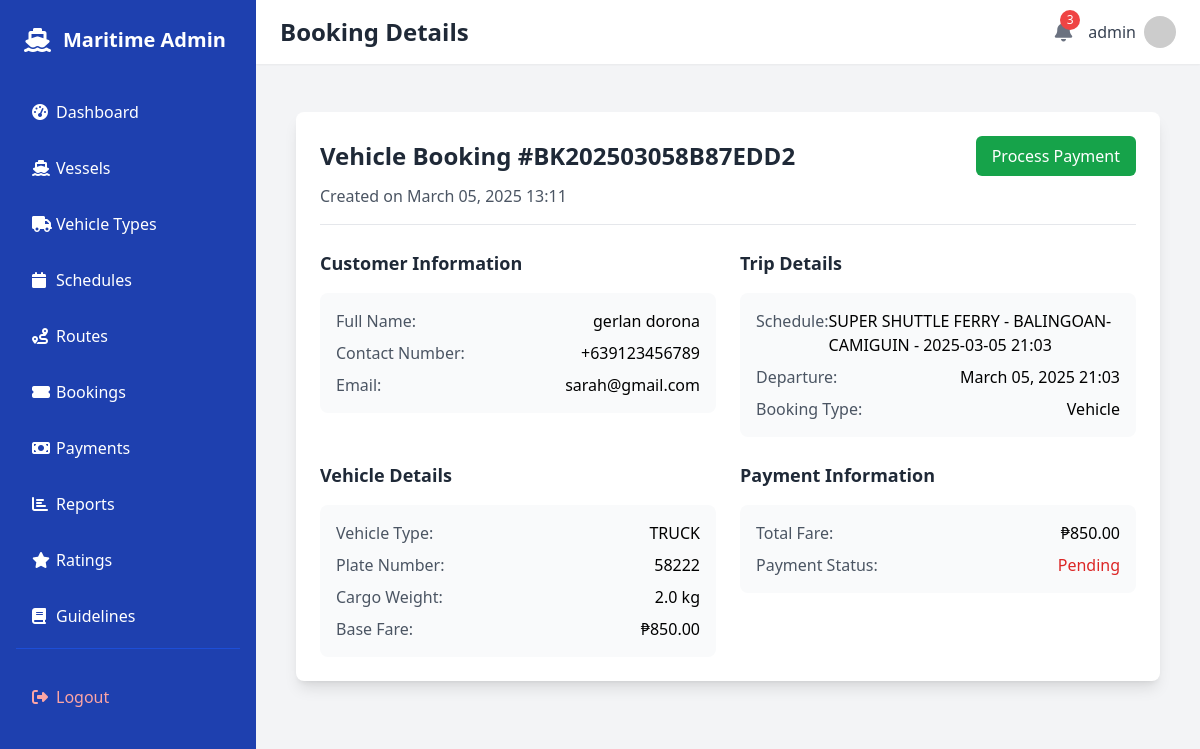
The page /dashboard/bookings/11/view/ (signed in) on the database as committed earlier.
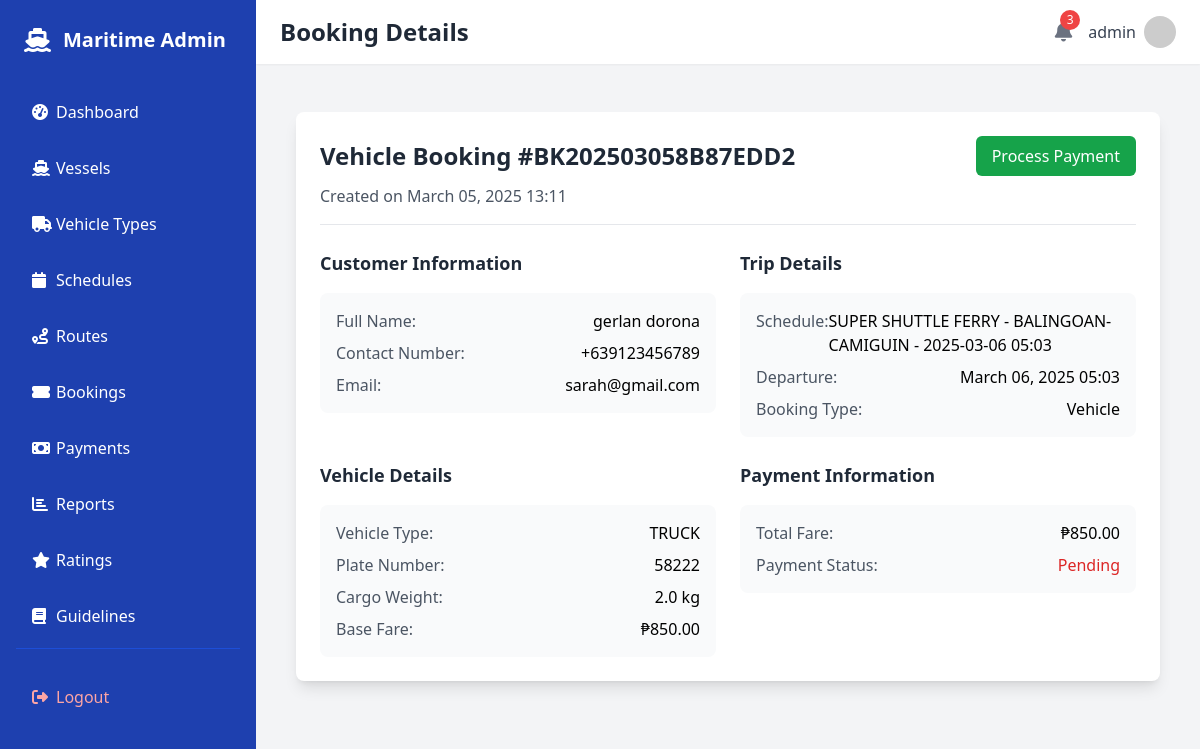
The same page on the database as committed later.
### trip/models.py (models this page shows, shortened)
class Booking(models.Model):
    STATUS_CHOICES = [
        ('pending', 'Pending'),
        ('confirmed', 'Confirmed'),
        ('cancelled', 'Cancelled'),
        ('completed', 'Completed')
    ]
    booking_reference = models.CharField(max_length=10, unique=True)
    BOOKING_TYPE_CHOICES = [
        ('passenger', 'Passenger'),
        ('vehicle', 'Vehicle'),
    ]
    booking_type = models.CharField(
        max_length=10,
        choices=BOOKING_TYPE_CHOICES,
        default='passenger'
    )
    full_name = models.CharField(max_length=200)
    contact_number = models.CharField(max_length=15)
    email = models.EmailField()
    schedule = models.ForeignKey(Schedule, on_delete=models.CASCADE)
    is_paid = models.BooleanField(default=False)
    booking_reference = models.CharField(max_length=20, unique=True, blank=True)
    qr_code = models.ImageField(upload_to='qr_codes/', blank=True, null=True)
    created_at = models.DateTimeField(auto_now_add=True)
    number_of_passengers = models.PositiveIntegerField(
        default=1,
        validators=[MinValueValidator(1)]
    )
    vehicle_type = models.ForeignKey(
        VehicleType,
        on_delete=models.SET_NULL,
        null=True,
        blank=True
    )
    plate_number = models.CharField(
        max_length=20,
        blank=True,
        null=True
    )
    occupant_count = models.PositiveIntegerField(
        default=1,
        validators=[MinValueValidator(1)]
    )
    cargo_weight = models.FloatField(
        default=0.0,
        help_text="Total cargo weight in metric tons."
    )
    adult_passengers = models.PositiveIntegerField(
        default=0,
        validators=[MinValueValidator(0)]
    )
    child_passengers = models.PositiveIntegerField(
        default=0,
        validators=[MinValueValidator(0)]
    )
    adult_fare_rate = models.DecimalField(
        max_digits=10,
        decimal_places=2,
        validators=[MinValueValidator(0)]
    )
    child_fare_rate = models.DecimalField(
        max_digits=10,
        decimal_places=2,
        validators=[MinValueValidator(0)]
    )
    total_fare = models.DecimalField(
        max_digits=10,
        decimal_places=2,
        validators=[MinValueValidator(0)]
    )

class Schedule(models.Model):
    vessel = models.ForeignKey(Vessel, on_delete=models.CASCADE)
    route = models.ForeignKey(Route, on_delete=models.CASCADE)
    departure_datetime = models.DateTimeField()
    arrival_datetime = models.DateTimeField()
    available_seats = models.PositiveIntegerField()
    available_cargo_space = models.FloatField()
    adult_fare = models.DecimalField(
        max_digits=10,
        decimal_places=2,
        validators=[MinValueValidator(0)],
        help_text="Adult passenger fare rate"
    )
    child_fare = models.DecimalField(
        max_digits=10,
        decimal_places=2,
        validators=[MinValueValidator(0)],
        help_text="Child passenger fare rate (ages 3-11)"
    )
    STATUS_CHOICES = [
        ('scheduled', 'Scheduled'),
        ('in_progress', 'In Progress'),
        ('completed', 'Completed'),
        ('canceled', 'Canceled'),
    ]
    status = models.CharField(max_length=20, choices=STATUS_CHOICES, default='scheduled')
    notes = models.TextField(blank=True, null=True)
    def __str__(self):
        return f"{self.vessel.name} - {self.route.name} - {self.departure_datetime.strftime('%Y-%m-%d %H:%M')}"

class Vessel(models.Model):
    name = models.CharField(max_length=100)
    capacity_passengers = models.PositiveIntegerField()
    capacity_cargo = models.FloatField(help_text="Capacity in metric tons")
    active = models.BooleanField(default=True)

class Route(models.Model):
    name = models.CharField(max_length=100)
    origin = models.CharField(max_length=100)
    destination = models.CharField(max_length=100)
    distance = models.FloatField(
        help_text="Distance in nautical miles",
        validators=[MinValueValidator(0.1)]
    )
    estimated_duration = models.DurationField(
        help_text="Estimated travel duration (HH:MM:SS)"
    )
    active = models.BooleanField(default=True)
    description = models.TextField(blank=True, null=True)
    created_by = models.ForeignKey(
        'auth.User',
        on_delete=models.SET_NULL,
        null=True,
        blank=True,
        related_name='created_routes'
    )

class VehicleType(models.Model):
    name = models.CharField(max_length=50)
    max_occupants = models.PositiveIntegerField(
        default=1,
        help_text="Maximum number of people allowed (including driver)."
    )
    max_cargo_weight = models.FloatField(
        default=0.0,
        help_text="Max cargo weight in metric tons."
    )
    base_fare = models.DecimalField(max_digits=10, decimal_places=2, default=0.00)

### trip/views.py (the view)
# urls.py: path('dashboard/bookings/<int:pk>/view/', views.booking_view, name='booking_view'),
@login_required
@staff_member_required
def booking_view(request, pk):
    booking = get_object_or_404(Booking, pk=pk)
    if booking.booking_type == 'vehicle':
        total_fare = booking.vehicle_type.base_fare if booking.vehicle_type else 0
    else:
        total_fare = (
            booking.adult_passengers * booking.schedule.adult_fare +
            booking.child_passengers * booking.schedule.child_fare
        )
    context = {
        'booking': booking,
        'active_tab': 'bookings',
        'total_fare': total_fare,
        'payment': booking.payment_set.first(),
    }
    return render(request, 'dashboard/booking_view.html', context)

### trip/views.py (called while the page is built)
def get_notification_context(request):
    if request.user.is_authenticated:
        pending_payments_count = Booking.objects.filter(is_paid=False).count()
        return {
            'pending_payments_count': pending_payments_count
        }
    return {'pending_payments_count': 0}

### templates/dashboard/booking_view.html (shortened to what the changed rows need)
{% extends 'dashboard/base.html' %}
{% block header %}Booking Details{% endblock %}
{% block content %}
<div class="container mx-auto px-4 py-6">
    <div class="bg-white rounded-lg shadow-lg p-6">
        <div class="border-b pb-4 mb-6">
            <div class="flex justify-between items-center">
                <h2 class="text-2xl font-bold text-gray-800">
                    {% if booking.booking_type == 'vehicle' %}
                        Vehicle Booking #{{ booking.booking_reference }}
                    {% else %}
                        Booking #{{ booking.booking_reference }}
                    {% endif %}
                </h2>
                <div class="flex space-x-2">
                    {% if not booking.is_paid %}
                    <a href="{% url 'payments' %}"
                        class="px-4 py-2 bg-green-600 text-white rounded-md hover:bg-green-700">
                    </a>
                    {% endif %}
                </div>
            </div>
            <p class="text-gray-600 mt-2">Created on {{ booking.created_at|date:"F d, Y H:i" }}</p>
        </div>
        <div class="grid grid-cols-1 md:grid-cols-2 gap-6">
            <div class="space-y-4">
                <div class="bg-gray-50 p-4 rounded-lg">
                    <dl class="space-y-2">
                        <div class="flex justify-between">
                            <dt class="text-gray-600">Full Name:</dt>
                            <dd class="font-medium">{{ booking.full_name }}</dd>
                        </div>
                        <div class="flex justify-between">
                            <dt class="text-gray-600">Contact Number:</dt>
                            <dd class="font-medium">{{ booking.contact_number }}</dd>
                        </div>
                        <div class="flex justify-between">
                            <dt class="text-gray-600">Email:</dt>
                            <dd class="font-medium">{{ booking.email }}</dd>
                        </div>
                    </dl>
                </div>
            </div>
            <div class="space-y-4">
                <div class="bg-gray-50 p-4 rounded-lg">
                    <dl class="space-y-2">
                        <div class="flex justify-between">
                            <dt class="text-gray-600">Schedule:</dt>
                            <dd class="font-medium">{{ booking.schedule }}</dd>
                        </div>
                        <div class="flex justify-between">
                            <dt class="text-gray-600">Departure:</dt>
                            <dd class="font-medium">{{ booking.schedule.departure_datetime|date:"F d, Y H:i" }}</dd>
                        </div>
                        <div class="flex justify-between">
                            <dt class="text-gray-600">Booking Type:</dt>
                            <dd class="font-medium">{{ booking.get_booking_type_display }}</dd>
                        </div>
                    </dl>
                </div>
            </div>
            {% if booking.booking_type == 'vehicle' %}
            <div class="space-y-4">
                <h3 class="text-lg font-semibold text-gray-800">Vehicle Details</h3>
                <div class="bg-gray-50 p-4 rounded-lg">
                    <dl class="space-y-2">
                        <div class="flex justify-between">
                            <dt class="text-gray-600">Vehicle Type:</dt>
                            <dd class="font-medium">{{ booking.vehicle_type.name }}</dd>
                        </div>
                        {% if booking.plate_number %}
                        <div class="flex justify-between">
                            <dt class="text-gray-600">Plate Number:</dt>
                            <dd class="font-medium">{{ booking.plate_number }}</dd>
                        </div>
                        {% endif %}
                        {% if booking.cargo_weight %}
                        <div class="flex justify-between">
                            <dt class="text-gray-600">Cargo Weight:</dt>
                            <dd class="font-medium">{{ booking.cargo_weight }} kg</dd>
                        </div>
                        {% endif %}
                        <div class="flex justify-between">
                            <dt class="text-gray-600">Base Fare:</dt>
                            <dd class="font-medium">₱{{ booking.vehicle_type.base_fare|floatformat:2 }}</dd>
                        </div>
                    </dl>
                </div>
            </div>
            {% endif %}
        </div>
    </div>
</div>
{% endblock %}

Rows that differ between the two databases and show on the page:
changed through a linked row, Booking "BK202503058B87EDD2": schedule "SUPER SHUTTLE FERRY - BALINGOAN-CAMIGUIN - 2025-03-05 21:03" → "SUPER SHUTTLE FERRY - BALINGOAN-CAMIGUIN - 2025-03-06 05:03"; schedule.departure_datetime "March 05, 2025 21:03" → "March 06, 2025 05:03"
